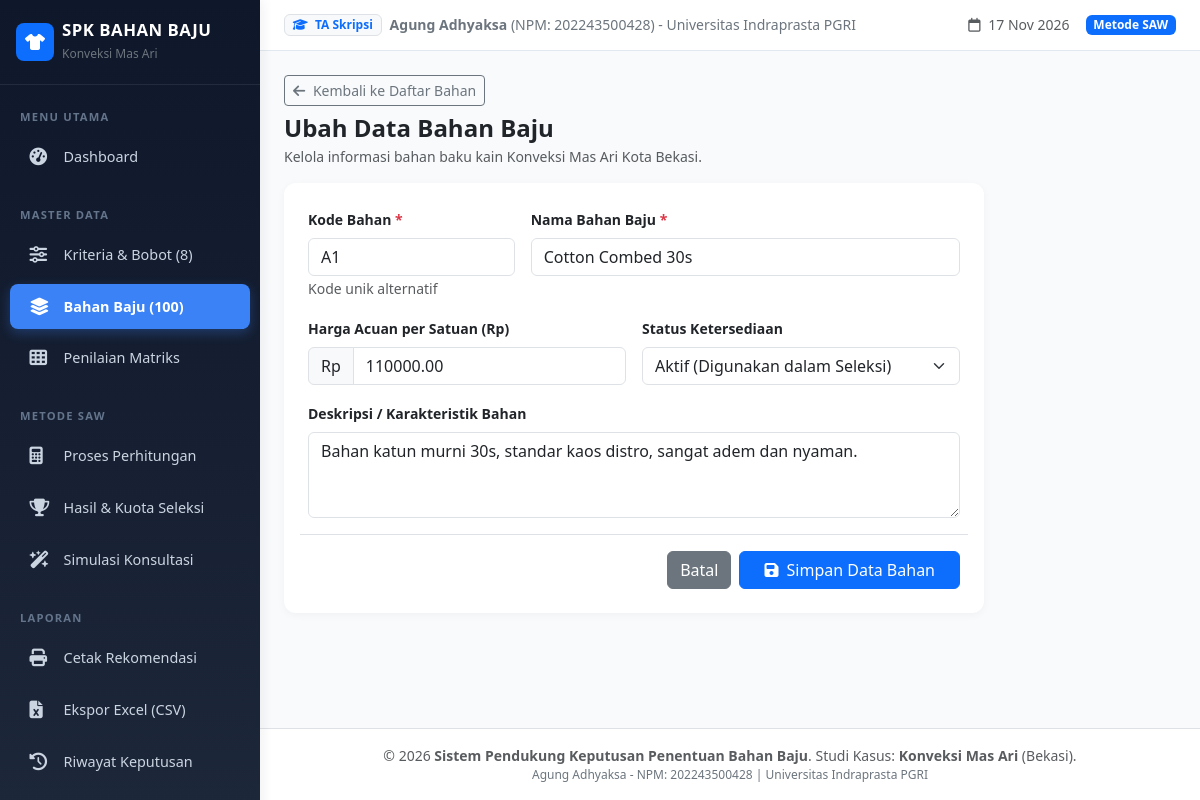
Screenshot of /?page=bahan&action=edit&id=1 (signed in) with the database file from the repository.
### tables this page shows
CREATE TABLE `bahan` (
    `id_bahan` INT AUTO_INCREMENT PRIMARY KEY,
    `kode_bahan` VARCHAR(10) NOT NULL UNIQUE,
    `nama_bahan` VARCHAR(100) NOT NULL,
    `deskripsi` TEXT NULL,
    `foto` VARCHAR(255) NULL,
    `harga_referensi` DECIMAL(12, 2) NULL,
    `status` ENUM('Aktif', 'Nonaktif') DEFAULT 'Aktif',
    `created_at` TIMESTAMP DEFAULT CURRENT_TIMESTAMP
);

### controllers/BahanController.php (called while the page is built, shortened)
<?php
class BahanController {
    public function edit(): void {
        $db = Database::getConnection();
        $id = (int)($_GET['id'] ?? 0);
        $stmt = $db->prepare("SELECT * FROM bahan WHERE id_bahan = :id LIMIT 1");
        $stmt->execute([':id' => $id]);
        $bahan = $stmt->fetch();
        require __DIR__ . '/../views/bahan/form.php';
    }
}

### views/bahan/form.php (the view, shortened to what this page needs)
<?php
require_once __DIR__ . '/../layouts/header.php';
require_once __DIR__ . '/../layouts/sidebar.php';
$isEdit = !empty($bahan['id_bahan']);
$title = $isEdit ? 'Ubah Data Bahan Baju' : 'Tambah Bahan Baju Baru';
$actionUrl = $isEdit ? BASE_URL . '?page=bahan&action=edit&id=' . $bahan['id_bahan'] : BASE_URL . '?page=bahan&action=create';
?>
<div class="container-fluid p-0">
    <div class="mb-3">
        <a href="<?= BASE_URL ?>?page=bahan" class="btn btn-sm btn-outline-secondary mb-2">
            <i class="fa-solid fa-arrow-left me-1"></i> Kembali ke Daftar Bahan
        </a>
        <h4 class="fw-bold mb-1 text-dark"><?= $title ?></h4>
        <p class="text-muted small mb-0">Kelola informasi bahan baku kain Konveksi Mas Ari Kota Bekasi.</p>
    </div>
    <div class="card card-table" style="max-width: 700px;">
        <div class="card-body p-4">
            <form action="<?= $actionUrl ?>" method="POST">
                <div class="row g-3">
                    <div class="col-md-4">
                        <label class="form-label small fw-semibold">Kode Bahan <span class="text-danger">*</span></label>
                        <input type="text" name="kode_bahan" class="form-control" placeholder="Contoh: A101"
                               value="<?= htmlspecialchars($bahan['kode_bahan'] ?? '') ?>" required>
                        <small class="text-muted">Kode unik alternatif</small>
                    </div>
                    <div class="col-md-8">
                        <label class="form-label small fw-semibold">Nama Bahan Baju <span class="text-danger">*</span></label>
                        <input type="text" name="nama_bahan" class="form-control" placeholder="Contoh: Katun Combed 30s"
                               value="<?= htmlspecialchars($bahan['nama_bahan'] ?? '') ?>" required>
                    </div>
                    <div class="col-md-6">
                        <label class="form-label small fw-semibold">Harga Acuan per Satuan (Rp)</label>
                        <div class="input-group">
                            <span class="input-group-text">Rp</span>
                            <input type="number" step="1000" name="harga_referensi" class="form-control" placeholder="110000"
                                   value="<?= htmlspecialchars($bahan['harga_referensi'] ?? 0) ?>">
                        </div>
                    </div>
                    <div class="col-md-6">
                        <label class="form-label small fw-semibold">Status Ketersediaan</label>
                        <select name="status" class="form-select">
                            <option value="Aktif" <?= (($bahan['status'] ?? 'Aktif') === 'Aktif') ? 'selected' : '' ?>>Aktif (Digunakan dalam Seleksi)</option>
                        </select>
                    </div>
                    <div class="col-12">
                        <label class="form-label small fw-semibold">Deskripsi / Karakteristik Bahan</label>
                        <textarea name="deskripsi" class="form-control" rows="3" placeholder="Jelaskan karakteristik tekstur, kegunaan, atau sifat kain..."><?= htmlspecialchars($bahan['deskripsi'] ?? '') ?></textarea>
                    </div>
                    <div class="col-12 pt-3 border-top d-flex gap-2 justify-content-end">
                        <a href="<?= BASE_URL ?>?page=bahan" class="btn btn-secondary">Batal</a>
                        <button type="submit" class="btn btn-primary px-4">
                            <i class="fa-solid fa-floppy-disk me-1"></i> Simpan Data Bahan
                        </button>
                    </div>
                </div>
            </form>
        </div>
    </div>
</div>
<?php require_once __DIR__ . '/../layouts/footer.php'; ?>

### assets/css/style.css (style rules this page uses)
:root { --primary-color: #1e3a8a; --primary-light: #3b82f6; --secondary-color: #0f172a; --accent-color: #d97706; --sidebar-width: 260px; --bg-light: #f8fafc; }
body { font-family: 'Segoe UI', system-ui, -apple-system, BlinkMacSystemFont, Roboto, sans-serif; background-color: var(--bg-light); color: #1e293b; margin: 0; padding: 0; }
.card-table { border-radius: 12px; overflow: hidden; border: none; box-shadow: 0 2px 8px rgba(0, 0, 0, 0.04); }

### rows the page displays
bahan: id_bahan "Ubah Data Bahan Baju", kode_bahan "A1", nama_bahan "Cotton Combed 30s", harga_referensi "110000.00", status "Aktif (Digunakan dalam Seleksi)", deskripsi "Bahan katun murni 30s, standar kaos distro, sangat adem dan nyaman."

### other values shown
KONVEKSI_NAME "Konveksi Mas Ari"
APP_AUTHOR "Agung Adhyaksa"
APP_NPM "202243500428"
APP_INSTITUTION "Universitas Indraprasta PGRI"
APP_TITLE "Sistem Pendukung Keputusan Penentuan Bahan Baju"
